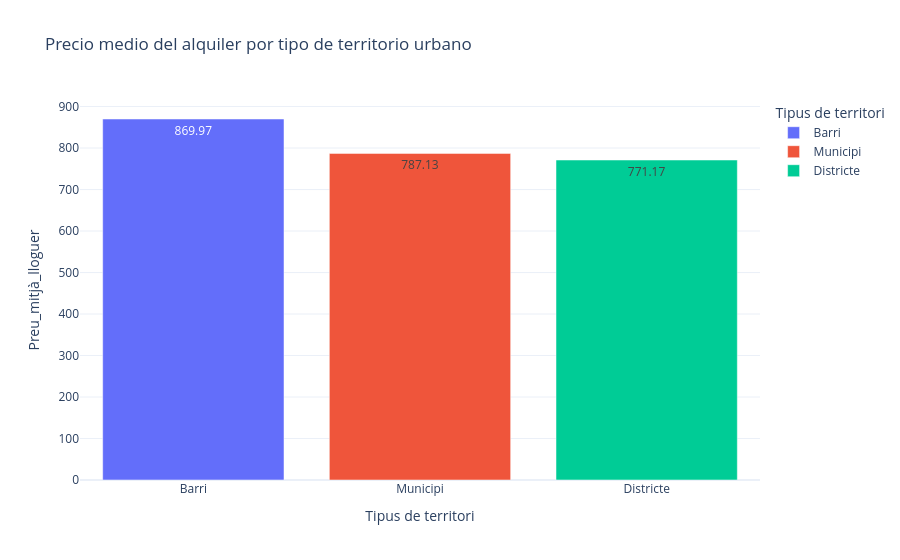

The cell this chart's notebook holds for it:
### Code cell
fig = px.bar(
    p_urbano,
    x="Tipus de territori",
    y="Preu_mitjà_lloguer",
    color="Tipus de territori",                  
    text="Preu_mitjà_lloguer",      
    title="Precio medio del alquiler por tipo de territorio urbano",
    template="plotly_white"          
)
fig.show()

### Figure 1 — Plotly figure (JSON) as saved in the notebook; plotly's stock layout.template omitted (floating-point values rounded to 4 significant figures)
{"data": [{"hovertemplate": "Tipus de territori=%{x}<br>Preu_mitjà_lloguer=%{text}<extra></extra>", "legendgroup": "Barri", "marker": {"color": "#636efa", "pattern": {"shape": ""}}, "name": "Barri", "orientation": "v", "showlegend": true, "text": [870.0], "textposition": "auto", "type": "bar", "x": ["Barri"], "xaxis": "x", "y": [870.0], "yaxis": "y"}, {"hovertemplate": "Tipus de territori=%{x}<br>Preu_mitjà_lloguer=%{text}<extra></extra>", "legendgroup": "Municipi", "marker": {"color": "#EF553B", "pattern": {"shape": ""}}, "name": "Municipi", "orientation": "v", "showlegend": true, "text": [787.1], "textposition": "auto", "type": "bar", "x": ["Municipi"], "xaxis": "x", "y": [787.1], "yaxis": "y"}, {"hovertemplate": "Tipus de territori=%{x}<br>Preu_mitjà_lloguer=%{text}<extra></extra>", "legendgroup": "Districte", "marker": {"color": "#00cc96", "pattern": {"shape": ""}}, "name": "Districte", "orientation": "v", "showlegend": true, "text": [771.2], "textposition": "auto", "type": "bar", "x": ["Districte"], "xaxis": "x", "y": [771.2], "yaxis": "y"}], "layout": {"barmode": "relative", "legend": {"title": {"text": "Tipus de territori"}, "tracegroupgap": 0}, "title": {"text": "Precio medio del alquiler por tipo de territorio urbano"}, "xaxis": {"anchor": "y", "categoryarray": ["Barri", "Municipi", "Districte"], "categoryorder": "array", "domain": [0, 1], "title": {"text": "Tipus de territori"}}, "yaxis": {"anchor": "x", "domain": [0, 1], "title": {"text": "Preu_mitjà_lloguer"}}}}
